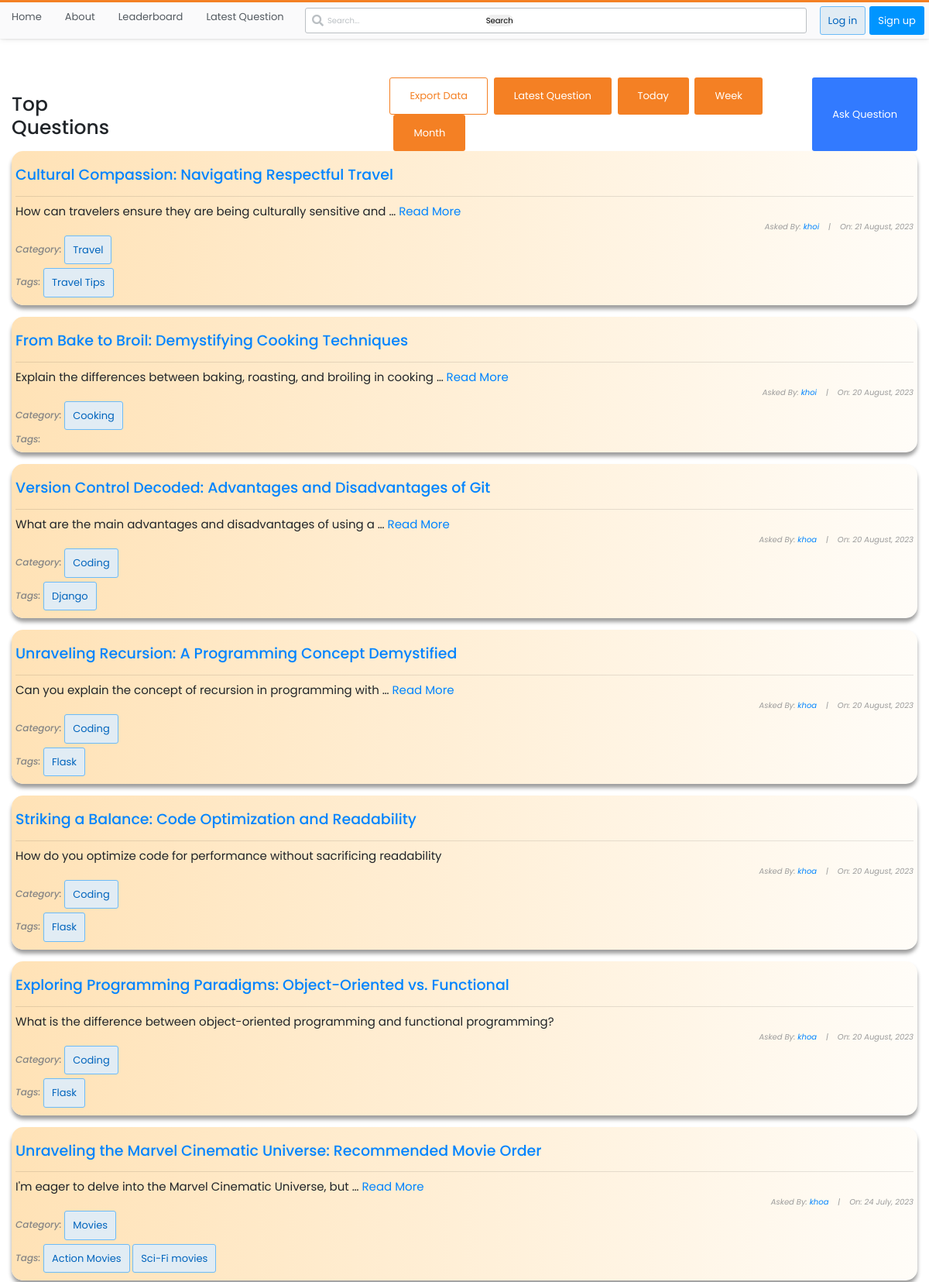
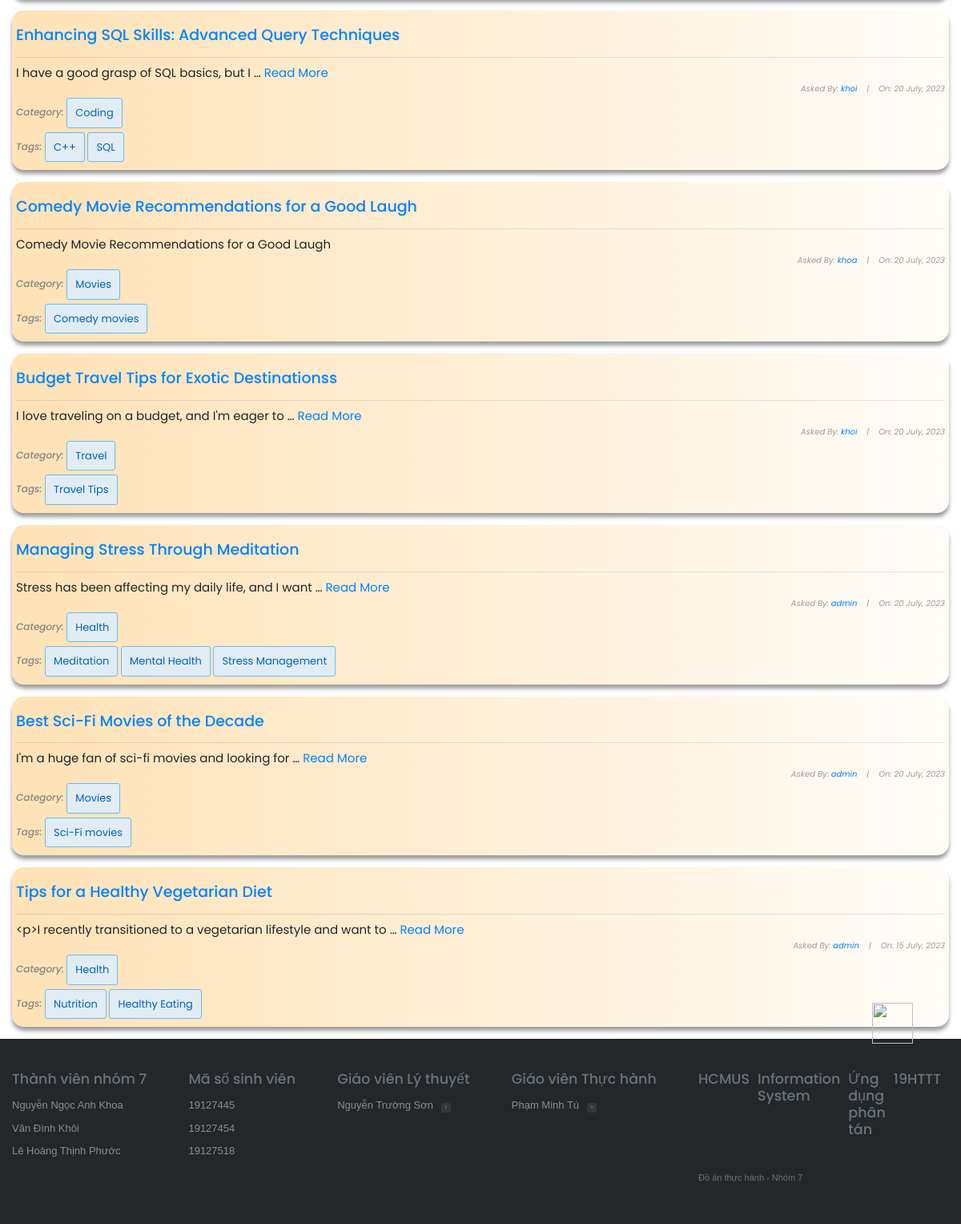
Screenshot of /questions/ with the database file from the repository (2 pictures, top to bottom).
### stackbase/models.py (models this page shows, shortened)
class Question(models.Model):
    user = models.ForeignKey(User, on_delete=models.CASCADE)
    title = models.CharField(max_length=10000)
    content = RichTextField()
    likes = models.ManyToManyField(User, related_name='question_post')
    date_created = models.DateTimeField(default=timezone.now)
    category = models.ForeignKey(Category, on_delete=models.CASCADE, null=True)
    tags = models.ManyToManyField(Tag, blank=True)

class Category(models.Model):
    name = models.CharField(max_length=100)
    tags = models.ManyToManyField('Tag', related_name='categories')

class Tag(models.Model):
    name = models.CharField(max_length=100)

### stackbase/views.py (the view, shortened to what this page needs)
# urls.py: path('questions/', views.QuestionListView.as_view(), name="question-lists"),
class QuestionListView(ListView):
    model = Question
    context_object_name = "questions"
    def get_context_data(self, **kwargs):
        context = super().get_context_data(**kwargs)
        search_input = self.request.GET.get("search-bar") or ""
        context["tab"] = self.request.GET.get("tab", None)
        return context
    def get_queryset(self):
        tab = self.request.GET.get("tab", None)
        if tab == "today":
            start_date = datetime.now().date()
            end_date = start_date + timedelta(days=1)
            queryset = Question.objects.filter(
                date_created__gte=start_date, date_created__lt=end_date
            ).order_by("-date_created")
        elif tab == "week":
            start_date = datetime.now() - timedelta(weeks=1)
            queryset = Question.objects.filter(date_created__gte=start_date).order_by(
                "-date_created"
            )
        elif tab == "month":
            start_date = datetime.now() - timedelta(days=30)
            queryset = Question.objects.filter(date_created__gte=start_date).order_by(
                "-date_created"
            )
        else:
            queryset = Question.objects.all().order_by("-date_created")
        return queryset

### stackbase/templates/stackbase/question_list.html (shortened to what this page needs)
{% extends 'base.html' %}
{% block content %}
<!DOCTYPE html>
<html lang="en">
<head>
</head>
<body>
    <div class="container">
        <div id="sub-nav">
            <h1 id="fh1">Top Questions</h1>
            <div>
                {% if category %}
                    <a id="export-data-btn" class="btn btn-developers" href="#">Export Data</a>
                {% elif tags %}
                    <a id="export-data-btn" class="btn btn-developers" href="#">Export Data</a>
                {% else %}
                    <a id="export-data-btn" class="btn btn-developers" href="#">Export Data</a>
                {% endif %}
                <a class="btn btn-businesses" href="{% url 'stackbase:question-lists' %}">Latest Question</a>
                <a class="btn btn-businesses" href="?tab=today{% if category %}&category={{ category }}{% endif %}">Today</a>
                <a class="btn btn-businesses" href="?tab=week{% if category %}&category={{ category }}{% endif %}">Week</a>
                <a class="btn btn-businesses" href="?tab=month{% if category %}&category={{ category }}{% endif %}">Month</a>
            </div>
            {% if user.is_authenticated %}
                <button class="btn" id="logout-btn"><a id="fa" href="{% url 'stackbase:question-create'%}" style="color: white; text-decoration: none;">Ask Question</a></button>
            {% else %}
                <button class="btn" id="logout-btn"><a id="fa" href="{% url 'login' %}" style="color: white; text-decoration: none;">Ask Question</a></button>
            {% endif %}
        </div>
        <div class="list-question">
            <div class="questions">
                {% for question in questions %}
                <div class="container" style="background: linear-gradient(to right, rgb(255, 226, 182), rgba(255, 166, 0, 0.027)); padding: 5px; box-shadow: rgba(0, 0, 0, 0.383) 0px 5px 5px 0px; border-radius: 15px;" >
                    <div id="title-sec" style="display: flex; align-items: center;">
                        <h3 id="fh3"><a href="{% url 'stackbase:question-detail' question.id%}">{{ question.title }}</a></h3>
                    </div>
                    <hr>
                    {% if question.content|wordcount <= 10 %}
                    <h6 id="fh6" style="text-align: left;">{{ question.content}}</h6>
                    {% else %}
                    <h6 id="fh6" style="text-align: left;">{{ question.content|truncatewords:10}} <a href="{% url 'stackbase:question-detail' question.id%}">Read More</a></h6>
                    {% endif %}
                    <h6 id="fh6" style="font-size: 10px; font-style: italic; color: rgb(155, 155, 155);">Asked By: <a href="{% url 'profile' %}">{{ question.user }}</a>&nbsp;&nbsp;&nbsp; |&nbsp;&nbsp;&nbsp; On: {{question.date_created|date:"j F, Y"}}</h6>
                    <h5 style="text-align: left; font-size: 12px; font-style: italic;">
                        Category: {% if question.category %}
                            <a href="{% url 'stackbase:category-question-lists' question.category.name %}" style="text-decoration: none;">
                                <button class="btn btn-login">{{ question.category.name }}</button>
                            </a>
                        {% else %}
                            None
                        {% endif %}
                    </h5>
                    <h5 style="text-align: left; font-size: 12px; font-style: italic;">Tags:
                        {% for tag in question.tags.all %}
                        <div class="tag-box">
                            <a href="{% url 'stackbase:tag-question-lists' tag.name %}" style="text-decoration: none;">
                                <button class="btn btn-login">{{ tag.name }}</button>
                            </a>
                        </div>
                        {% endfor %}
                    </h5>
                </div> <br>
                {% endfor %}
            </div>
        </div>
    </div>
</body>
</html>
{% endblock content %}

### static/main.css (style rules this page uses)
:root { --white: #fff; --black: #0c0d0e; --orange: #f48024; --yellow: #fbf2d4; --green: #5eba7d; --blue: #0077cc; --powder: #e1ecf4; --red: #d1383d; --black-025: #fafafb; --black-050: #eff0f1; --black-075: #e4e6e8; --black-100: #d6d9dc; --black-150: #c8ccd0; --black-200: #bbc0c4; --black-300: #9fa6ad; --black-350: #9199a1; --black-400: #848d95; --black-500: #6a737c; --black-600: #535a60; --black-700: #3c4146; --black-750: #2f3337; --black-800: #242729; --black-900: #0c0d0e; --orange-050: #fff7f2; --orange-100: #fee3cf; --orange-200: #fcd0ad; --orange-300: #f7aa6d; --orange-400: #f48024; --orange-500: #f2720c; --orange-600: #da670b; --orange-700: #bd5c00; --orange-800: #a35200; --orange-900: #874600; --blue-050: #f2f9ff; --blue-100: #cfeafe; --blue-200: #addafc; --blue-300: #6cbbf7; --blue-400: #379fef; --blue-500: #0095ff; --blue-600: #0077cc; --blue-700: #0064bd; --blue-800: #0054a3; --blue-900: #004487; --powder-050: #f4f8fb; --powder-100: #e1ecf4; --powder-200: #d1e5f1; --powder-300: #b3d3ea; --powder-400: #a0c7e4; --powder-500: #7aa7c7; --powder-600: #5b8db1; --powder-700: #39739d; --powder-800: #2c5777; --powder-900: #1e3c52; --green-025: #eef8f1; --green-050: #dcf0e2; --green-100: #cae8d4; --green-200: #a6d9b7; --green-300: #82ca9a; --green-400: #5eba7d; --green-500: #48a868; --green-600: #3d8f58; --green-700: #2f6f44; --green-800: #29603b; --green-900: #1e472c; --yellow-050: #fdf7e3; --yellow-100: #fbf2d4; --yellow-200: #f1e5bc; --yellow-300: #e6d178; --yellow-400: #e9c63f; --yellow-500: #ddb624; --yellow-600: #cea51b; --yellow-700: #b89516; --yellow-800: #9f8010; --yellow-900: #826a0b; --red-050: #fdf3f4; --red-100: #f9d3d7; --red-200: #f4b4bb; --red-300: #e87c87; --red-400: #de535e; --red-500: #d1383d; --red-600: #c02d2e; --red-700: #ac2726; --red-800: #942121; --red-900: #7a1819; --gold: #ffcc01; --gold-lighter: #fff4d1; --gold-darker: #f1b600; --silver: #b4b8bc; --silver-lighter: #e8e8e8; --silver-darker: #9a9c9f; --bronze: #caa789; --bronze-lighter: #f2e9e1; --bronze-darker: #ab825f; --fc-dark: #0c0d0e; --fc-medium: #3c4146; --fc-light: #6a737c; --focus-ring: rgba(0,149,255,0.15); --focus-ring-success: rgba(166,217,183,0.4); --focus-ring-warning: rgba(233,198,63,0.4); --focus-ring-error: rgba(192,45,46,0.15); --focus-ring-muted: rgba(36,39,41,0.1); --bs-sm: 0 1px 2px rgba(0,0,0,0.05),0 1px 4px rgba(0,0,0,0.05),0 2px 8px rgba(0,0,0,0.05); --bs-md: 0 1px 3px rgba(0,0,0,0.06),0 2px 6px rgba(0,0,0,0.06),0 3px 8px rgba(0,0,0,0.09); --bs-lg: 0 1px 4px rgba(0,0,0,0.09),0 3px 8px rgba(0,0,0,0.09),0 4px 13px rgba(0,0,0,0.13); --scrollbar: rgba(0,0,0,0.2); --highlight-bg: #f6f6f6; --highlight-color: #2f3337; --highlight-comment: #656e77; --highlight-punctuation: var(--black-600); --highlight-namespace: #b75501; --highlight-attribute: #015692; --highlight-literal: #b75501; --highlight-symbol: #803378; --highlight-keyword: #015692; --highlight-variable: #54790d; --highlight-addition: #2f6f44; --highlight-deletion: #c02d2e; --dark-blue:#2b2d6e; --magnolia:#f7f6f9; }
*, *::before, *::after { margin: 0; padding: 0; box-sizing: border-box; }
html { font-family: Arial, "Helvetica Neue", Helvetica, sans-serif; font-size: 10px; color: var(--black-800); }
.container { width: 100%; max-width: 126.4rem; margin: 0 auto; padding: 0 1.5rem; }
a { text-decoration: none; color: var(--blue-600); cursor: pointer; }
.btn { text-align: center; font-size: 1.3rem; border-radius: 3px; transition: all 0.5s; padding: 1.3rem 2.5rem; }
.btn-login { background-color: var(--powder); color: var(--blue-700); border: 1px solid var(--blue-300); padding: 0.8rem 1rem; }
.btn-developers { background-color: var(--white); color: var(--orange-400); border: 1px solid var(--orange-400); }
.btn-businesses { background-color: var(--orange-400); color: var(--white); margin-left: 0.5rem; }

### stackbase/templates/stackbase/question_list.html (style rules this page uses)
body { margin-top: 100px; font-family: 'Poppins', sans-serif; }
#fh1 { margin-top: 20px; margin-right: 320px; }
#sub-nav { display: flex; justify-content: space-around; }
#logout-btn { background-color: rgb(50, 122, 255); }
#fh3 { text-align: left; font-size: 19px; padding-top: 15px; }
#fh6 { text-align: right; font-size: 15px; font-weight: normal; }
a { color: rgb(0, 132, 255); }
h5 { color: rgb(133, 133, 133); }
.tag-box { display: inline-block; }

### rows the page displays
Question: title "Cultural Compassion: Navigating Respectful Travel", content "How can travelers ensure they are being culturally sensitive and …", user "khoi", date_created "21 August, 2023", category.name "Travel"
Tag: name "Travel Tips"
Question: title "From Bake to Broil: Demystifying Cooking Techniques", content "Explain the differences between baking, roasting, and broiling in cooking …", user "khoi", date_created "20 August, 2023", category.name "Cooking"
Question: title "Version Control Decoded: Advantages and Disadvantages of Git", content "What are the main advantages and disadvantages of using a …", user "khoa", date_created "20 August, 2023", category.name "Coding"
Tag: name "Django"
Question: title "Unraveling Recursion: A Programming Concept Demystified", content "Can you explain the concept of recursion in programming with …", user "khoa", date_created "20 August, 2023", category.name "Coding"
Tag: name "Flask"
Question: title "Striking a Balance: Code Optimization and Readability", content "How do you optimize code for performance without sacrificing readability", user "khoa", date_created "20 August, 2023", category.name "Coding"
Question: title "Exploring Programming Paradigms: Object-Oriented vs. Functional", content "What is the difference between object-oriented programming and functional programming?", user "khoa", date_created "20 August, 2023", category.name "Coding"
Question: title "Unraveling the Marvel Cinematic Universe: Recommended Movie Order", content "I'm eager to delve into the Marvel Cinematic Universe, but …", user "khoa", date_created "24 July, 2023", category.name "Movies"
Tag: name "Action Movies"
Tag: name "Sci-Fi movies"
Question: title "Enhancing SQL Skills: Advanced Query Techniques", content "I have a good grasp of SQL basics, but I …", user "khoi", date_created "20 July, 2023", category.name "Coding"
Tag: name "C++"
Tag: name "SQL"
Question: title "Comedy Movie Recommendations for a Good Laugh", content "Comedy Movie Recommendations for a Good Laugh", user "khoa", date_created "20 July, 2023", category.name "Movies"
Tag: name "Comedy movies"
Question: title "Budget Travel Tips for Exotic Destinationss", content "I love traveling on a budget, and I'm eager to …", user "khoi", date_created "20 July, 2023", category.name "Travel"
Question: title "Managing Stress Through Meditation", content "Stress has been affecting my daily life, and I want …", user "admin", date_created "20 July, 2023", category.name "Health"
Tag: name "Meditation"
Tag: name "Mental Health"
Tag: name "Stress Management"
Question: title "Best Sci-Fi Movies of the Decade", content "I'm a huge fan of sci-fi movies and looking for …", user "admin", date_created "20 July, 2023", category.name "Movies"
Question: title "Tips for a Healthy Vegetarian Diet", content "<p>I recently transitioned to a vegetarian lifestyle and want to …", user "admin", date_created "15 July, 2023", category.name "Health"
Tag: name "Nutrition"
Tag: name "Healthy Eating"
